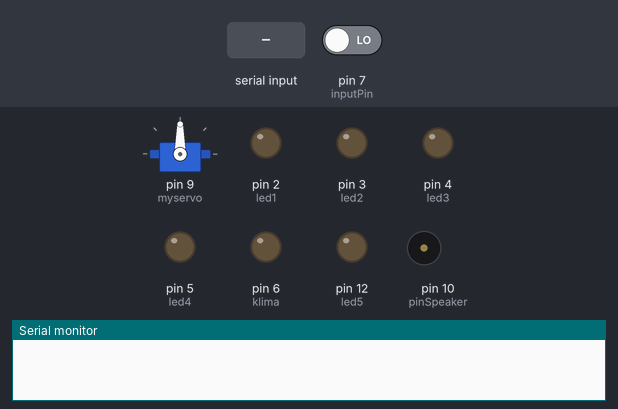
Simulated run of this sketch. Board: Arduino Uno, built with avr-gcc and run on an emulated ATmega328P. On the bench: servo, output pins drawn as LEDs (lit = HIGH), buzzer (waves = sounding), the last lines printed to the serial monitor. The inputs (shaded band) are chosen by the test bench; at power-on: pin 7 (inputPin) LOW. Pins used as bus, display or sensor lines are not drawn.

Above: at 1.4 s.
1.5 s: pin 7 (inputPin) driven HIGH
At 2.22 s:
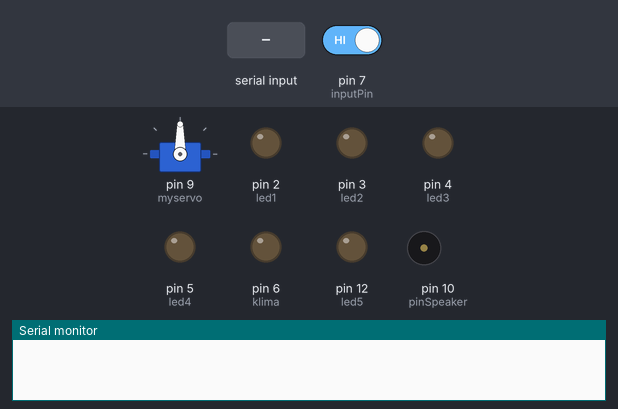
4.5 s: "Oda1LedYak" received over Serial
At 5.33 s:
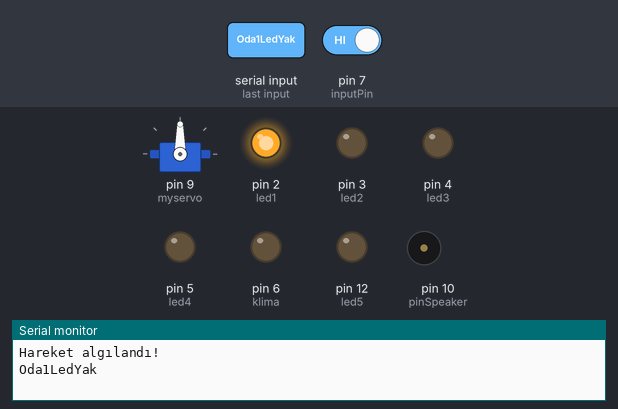
7.5 s: "GarajLedYak" received over Serial
At 8.45 s:
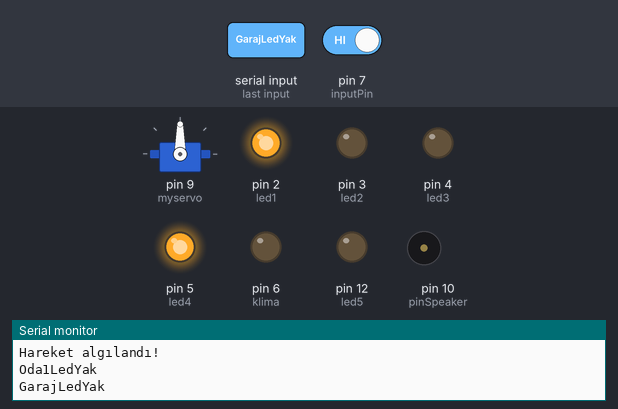
10.5 s: "Oda1LedSondur" received over Serial
At 11.59 s:
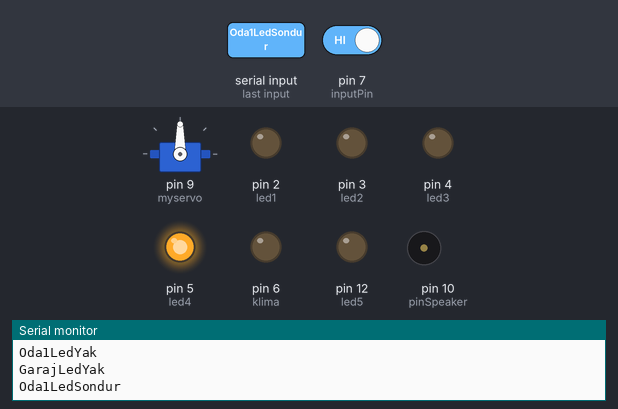
13.5 s: "Oda2LedYak" received over Serial
At 14.69 s:
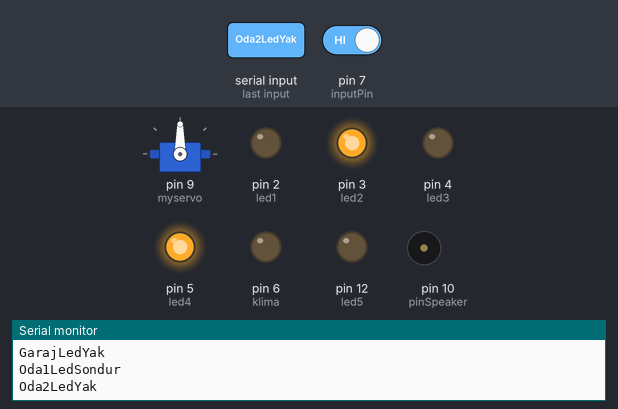
16.5 s: "GarajLedSondur" received over Serial
At 17.84 s:
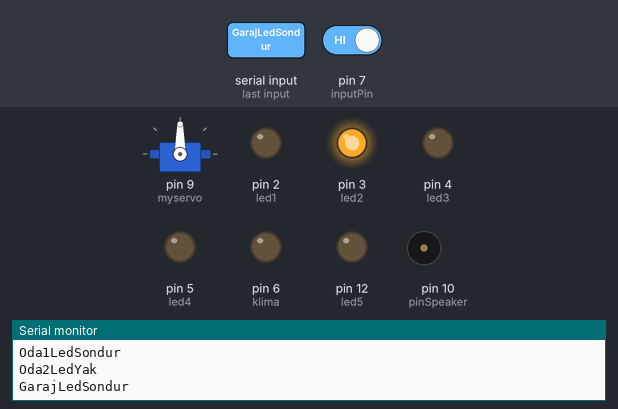
Timing chart, 0 to 20.5 s (numbered marks = the images above; inputs shaded):
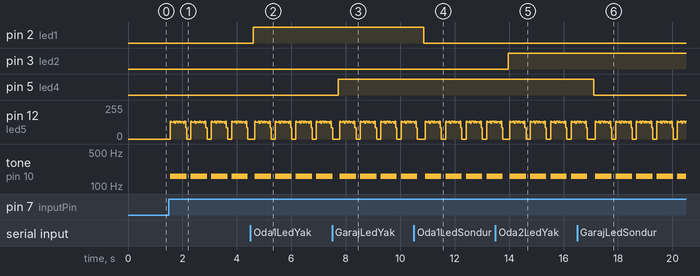

Measured:
- after the input at 1.5 s, tone on pin 10 (pinSpeaker): plays 160 Hz for 0.60 s, 159 Hz for 0.60 s, 160 Hz for 0.60 s, 160 Hz for 0.60 s, starting after 0.05 s
- after the input at 4.5 s, pin 2 (led1): LOW → HIGH after 0.11 s
- after the input at 7.5 s, pin 5 (led4): LOW → HIGH after 0.23 s
- after the input at 10.5 s, pin 2 (led1): HIGH → LOW after 0.36 s
- after the input at 13.5 s, pin 3 (led2): LOW → HIGH after 0.47 s
- after the input at 16.5 s, pin 5 (led4): HIGH → LOW after 0.62 s

The sketch:

akilli_ev_h.ino
```cpp
#include <SoftwareSerial.h>
#include <Servo.h>


Servo myservo;


String state;
String state2;

int pos = 0;

int led1=2;
int led2=3;
int led3=4;
int led4=5;
int led5=12;
int sayi1=11;
int sayi2=10;
int klima=6;

int inputPin = 7; // hareket sensör sinyal pin
int pirState = LOW; // hareket durumu
int val = 0; // hareket sensöründen okunan değer
int pinSpeaker = 10; //buzzer pin


void setup() {


  Serial.begin(9600);
  pinMode(led1,OUTPUT);
  pinMode(led2,OUTPUT);
  pinMode(led3,OUTPUT);
  pinMode(led4,OUTPUT);
  pinMode(led5,OUTPUT);
  pinMode(klima,OUTPUT);
  pinMode(inputPin, INPUT); // hareket sensör pini giriş tanımlama
  pinMode(pinSpeaker, OUTPUT);
  myservo.attach(9);
}
void loop()
{

    val = digitalRead(inputPin); // hareket sensöründen değer okuma


                    if (val == HIGH) { // okunan değer hıgh ise
                    playTone(300, 160); // alarm çal
                    delay(150);

                    if (pirState == LOW) { // hareket sensör durumu low ise
                    Serial.println("Hareket algılandı!");
                    pirState = HIGH; // Hareket sensör durumunu hıgh yap
                    }
                    } else {
                    playTone(0, 0);
                    delay(300);
                    if (pirState == HIGH){ // Hareket sensör durumunu hıgh yap
                    Serial.println("Hareket yok!");
                    pirState = LOW;
                    }
                    }


   while (Serial.available())
   {


     delay(10);
     char c=Serial.read();
     state+=c;
     state2+=c;
   }


     if(state.length()>0)
     {
      Serial.println(state);


     if(state=="Oda1LedYak")
     {//oda11 i açma
       digitalWrite(led1,1);
       state="";
     }
     if(state=="Oda1LedSondur")//oda1i kapama
     {
       digitalWrite(led1,0);
       state="";
     }
     if(state=="Oda2LedYak")//oda2 i açma
     {
       digitalWrite(led2,1);
       state="";
     }
     if(state=="Oda2LedSondur")//oda2 i kapama
     {
       digitalWrite(led2,0);
       state="";
     }
     if(state=="Oda3LedYak")//oda3 i açma
     {
      digitalWrite(led3,1);
      state="";
     }
      if(state=="Oda3LedSondur")//oda3 i kapama
     {
      digitalWrite(led3,0);
      state="";
     }
      if(state=="GarajLedYak")//oda4 i açma
     {
      digitalWrite(led4,1);
      state="";
     }
      if(state=="GarajLedSondur")//oda4 i kapama
     {
      digitalWrite(led4,0);
      state="";
     }
     if(state=="KlimaCalistir")//klima açma
     {
      digitalWrite(klima,1);
      state="";
     }
      if(state=="KlimaDurdur")//klima kapama
     {
      digitalWrite(klima,0);//buraya kod eklenecek
      state="";
     }
      if(state=="ArkaKapiAc")
     {
        for (pos = 0; pos <= 180; pos += 1)
        {
           myservo.write(pos);
        }
         state="";
     }
      if(state=="ArkaKapiKapat")//burayada
     {
       for (pos = 180; pos >= 0; pos -= 1)
       {
         myservo.write(pos);
       }
       state="";
     }


  }

  }

  void playTone(long duration, int freq) {
duration *= 2000;
int period = (1.0 / freq) * 1000000;
long elapsed_time = 0;
while (elapsed_time < duration) {
digitalWrite(pinSpeaker,HIGH);
digitalWrite(led5,HIGH);
delayMicroseconds(period / 2);
digitalWrite(pinSpeaker, LOW);
digitalWrite(led5,LOW);
delayMicroseconds(period / 2);
elapsed_time += (period);
}
}
```
